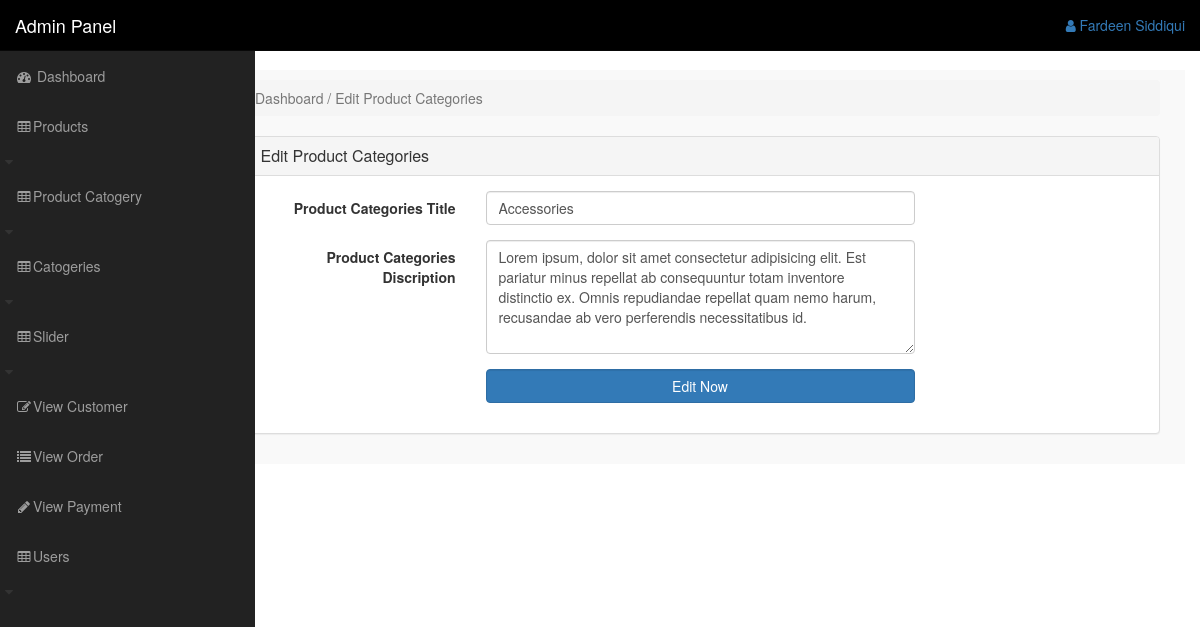
Page /admin_area/index.php?e_p_cat=2 (signed in) on the committed database.
### tables this page shows
CREATE TABLE `product_categories` (
  `p_cat_id` int(10) NOT NULL,
  `p_cat_title` text NOT NULL,
  `p_cat_desc` text NOT NULL
);

### admin_area/e_p_cat.php (the view, shortened to what this page needs)
<?php
    if(!isset($_SESSION['admin_email'])){
        echo "<script>window.open('login.php','_self')</script>";
    }else{
?>
<?php
    if(isset($_GET['e_p_cat'])){
        $edit_cat_id = $_GET['e_p_cat'];
        $get_p_cat = "select * from product_categories where p_cat_id='$edit_cat_id'";
        $run_cat_edit = mysqli_query($con,$get_p_cat);
        $row_edit = mysqli_fetch_array($run_cat_edit);
        $pcat_title = $row_edit['p_cat_title'];
        $pcat_desc = $row_edit['p_cat_desc'];
    }
?>
    <div class="row">
        <div class="col-lg-12">
            <ol class="breadcrumb">
                <li class="active">
                    <i class="fa-fa-dashboard"></i> Dashboard / Edit Product Categories
                </li>
            </ol>
        </div>
    </div>
    <div class="row">
        <div class="col-lg-12">
            <div class="panel panel-default">
                <div class="panel-heading">
                    <h3 class="panel-title">
                        <i class="fa a-money fa-w"></i> Edit Product Categories
                    </h3>
                </div>
                <div class="panel-body">
                <form action="" class="form-horizontal" method="post">
                    <div class="form-group">
                        <label for="" class="col-md-3 control-label">Product Categories Title</label>
                        <div class="col-md-6">
                            <input type="text" class="form-control" name="p_cat_title" value="<?php echo $pcat_title; ?> ">
                        </div>
                    </div>
                    <div class="form-group">
                        <label for="" class="col-md-3 control-label">Product Categories Discription</label>
                        <div class="col-md-6">
                            <textarea type="text" class="form-control" rows="5" name="p_cat_desc" ><?php echo $pcat_desc; ?></textarea>
                        </div>
                    </div>
                    <div class="form-group">
                        <label for="" class="col-md-3 control-label"></label>
                        <div class="col-md-6">
                            <input type="submit" class="btn btn-primary form-control" name="update" value="Edit Now">
                        </div>
                    </div>
                </form>
                </div>
            </div>
        </div>
    </div>
<?php } ?>

### admin_area/includes/sidebar.php (shortened to what this page needs)
<?php
     if(!isset($_SESSION['admin_email'])){
        echo "<script>window.open('login.php','_self')</script>";
    }else{
?>
<nav class="navbar navbar-inverse navbar-fixed-top" style="background:black">
    <div class="navbar-header">
        <a href="index.php?dashboard" class="navbar-brand">Admin Panel</a>
    </div>
    <ul class="nav navbar-right top-nav">
        <li class="dropdown">
            <a href="#" class="dropdown-toggle" data-toggle="dropdown">
                <i class="fa fa-user"></i> <?php echo $admin_name ?>
            </a>
        </li>
    </ul>
    <div class="collapse navbar-collapse navbar-exl-collapse">
        <ul class="nav navbar-nav side-nav">
            <li>
                <a href="index.php?dashboard">
                    <i class="fa fa-fw fa-dashboard"></i> Dashboard
                </a>
            </li>
            <li>
                <a href="#" data-toggle="collapse" data-target="#products">
                    <i class="fa fa-fw fa-table"></i>Products </a>
                    <i class="fa fa-fw fa-caret-down"></i>
            </li>
            <li>
                <a href="#" data-toggle="collapse" data-target="#product_cat">
                    <i class="fa fa-fw fa-table"></i>Product Catogery</a>
                    <i class="fa fa-fw fa-caret-down"></i>
            </li>
            <li>
                <a href="#" data-toggle="collapse" data-target="#categories">
                    <i class="fa fa-fw fa-table"></i>Catogeries </a>
                    <i class="fa fa-fw fa-caret-down"></i>
            </li>
            <li>
                <a href="#" data-toggle="collapse" data-target="#slider">
                    <i class="fa fa-fw fa-table"></i>Slider </a>
                    <i class="fa fa-fw fa-caret-down"></i>
            </li>
            <li>
                <a href="index.php?view_customer">
                    <i class="fa fa-fw fa-edit"></i>View Customer
                </a>
            </li>
            <li>
                <a href="index.php?view_order">
                    <i class="fa fa-fw fa-list"></i>View Order
                </a>
            </li>
            <li>
                <a href="index.php?view_payment">
                    <i class="fa fa-fw fa-pencil"></i>View Payment
                </a>
            </li>
            <li>
                <a href="#" data-toggle="collapse" data-target="#users">
                    <i class="fa fa-fw fa-table"></i>Users </a>
                    <i class="fa fa-fw fa-caret-down"></i>
            </li>
        </ul>
    </div>
</nav>
    <?php } ?>

### admin_area/css/style.css (style rules this page uses)
body { margin-top: 70px; }
.top-nav { padding: 0 15px; }
.top-nav>li>a { padding-top: 15px; padding-bottom: 15px; line-height: 20px; }
@media (min-width : 768px) { .side-nav { position: fixed; top: 51px; width: 255px; border-radius: 0; overflow-y: auto; background-color: #222; bottom: 0; overflow-x: hidden; padding-bottom: 40px; } }
@media (min-width : 768px) { .side-nav>li>a { width: 255px; } }

### rows in the picture
product_categories: p_cat_title "Accessories", p_cat_desc "Lorem ipsum, dolor sit amet consectetur adipisicing elit. Est pariatur minus repellat ab consequuntur totam inventore distinctio ex. Omnis repudiandae repellat quam nemo harum, recusandae ab vero perferendis necessitatibus id."

### other values in the picture
$admin_name "Fardeen Siddiqui"
